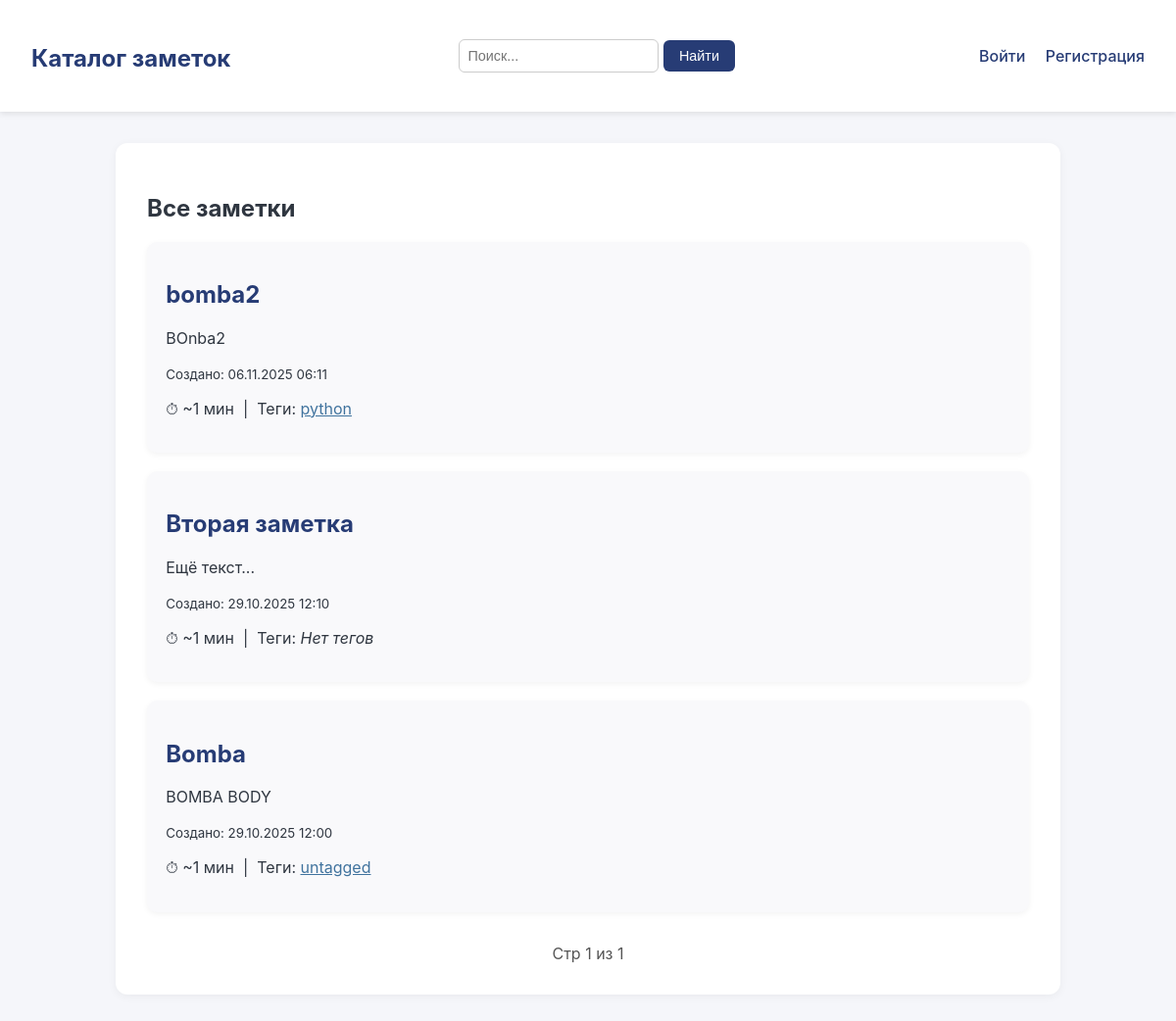
The page / on the database its author committed.
### notes/models.py (models this page shows, shortened)
class Note(models.Model):
    title = models.CharField(max_length=200)
    body = models.TextField()
    created_at = models.DateTimeField(auto_now_add=True)
    updated_at = models.DateTimeField(auto_now=True)
    tags = models.ManyToManyField(Tag, related_name='notes', blank=True)

class Tag(models.Model):
    name = models.CharField(max_length=50, unique=True)
    slug = models.SlugField(unique=True, blank=True)

### notes/views.py (the view)
# urls.py: path('', views.note_list, name='note_list'),
@never_cache
def note_list(request):
    notes = Note.objects.all().order_by('-created_at')
    q = request.GET.get('q')
    if q:
        notes = notes.filter(Q(title__icontains=q) | Q(body__icontains=q))
    paginator = Paginator(notes, 5)
    page = request.GET.get('page')
    page_obj = paginator.get_page(page)
    return render(request, 'notes/note_list.html', {'page_obj': page_obj, 'query': q})

### notes/templatetags/readtime.py (called while the page is built)
@register.filter
def readtime(text):
    words = len(text.split())
    minutes = math.ceil(words / 200)  # 200 wpm
    return f"~{minutes} мин"

### notes/templates/notes/note_list.html (shortened to what this page needs)
{% extends 'notes/base.html' %}
{% block content %}
{% if tag %}
  <h2>Тег: {{ tag.name }}</h2>
{% elif query %}
  <h2>Результаты поиска: "{{ query }}"</h2>
{% else %}
  <h2>Все заметки</h2>
{% endif %}
{% for note in page_obj %}
  {% include 'notes/note_card.html' %}
{% empty %}
  <p>Нет заметок</p>
{% endfor %}
<div class="pagination">
  <span>Стр {{ page_obj.number }} из {{ page_obj.paginator.num_pages }}</span>
</div>
{% endblock %}

### notes/templates/notes/note_card.html (shortened to what this page needs)
{% load highlight %}
{% load readtime %}
<div class="note-card">
  <h2>
    <a href="{% url 'note_detail' note.pk %}">{{ note.title|default:"(без названия)" }}</a>
  </h2>
  <p>{{ note.body|truncatechars:200 }}</p>
  <p><small>Создано: {{ note.created_at|date:"d.m.Y H:i" }}</small></p>
  <p>⏱ {{ note.body|readtime }} &nbsp;|&nbsp;
    Теги:
    {% for tag in note.tags.all %}
      <a href="{% url 'notes_by_tag' tag.slug %}" style="color:#40739e;">{{ tag.name }}</a>{% if not forloop.last %}, {% endif %}
    {% empty %}
      <i>Нет тегов</i>
    {% endfor %}
  </p>
</div>

### notes/templates/notes/base.html (style rules this page uses)
body { font-family: 'Inter', sans-serif; background-color: #f5f6fa; color: #2f3640; margin: 0; padding: 0; }

### notes/templates/notes/note_list.html (style rules this page uses)
.note-card { background: #f9f9fb; padding: 1.2rem; border-radius: 10px; box-shadow: 0 2px 6px rgba(0,0,0,0.05); margin-bottom: 1.2rem; transition: 0.2s; }
.note-card h2 a { text-decoration: none; color: #273c75; }
.pagination { text-align: center; margin-top: 2rem; }
.pagination span { color: #555; }

### rows shown on the page
Note: title "bomba2", body "BOnba2", created_at "06.11.2025 06:11", body|readtime "~1 мин"
Tag: name "python"
Note: title "Вторая заметка", body "Ещё текст...", created_at "29.10.2025 12:10", body|readtime "~1 мин"
Note: title "Bomba", body "BOMBA BODY", created_at "29.10.2025 12:00", body|readtime "~1 мин"
Tag: name "untagged"

### other values the page prints
{{ page_obj.number }} "1"
{{ page_obj.paginator.num_pages }} "1"
